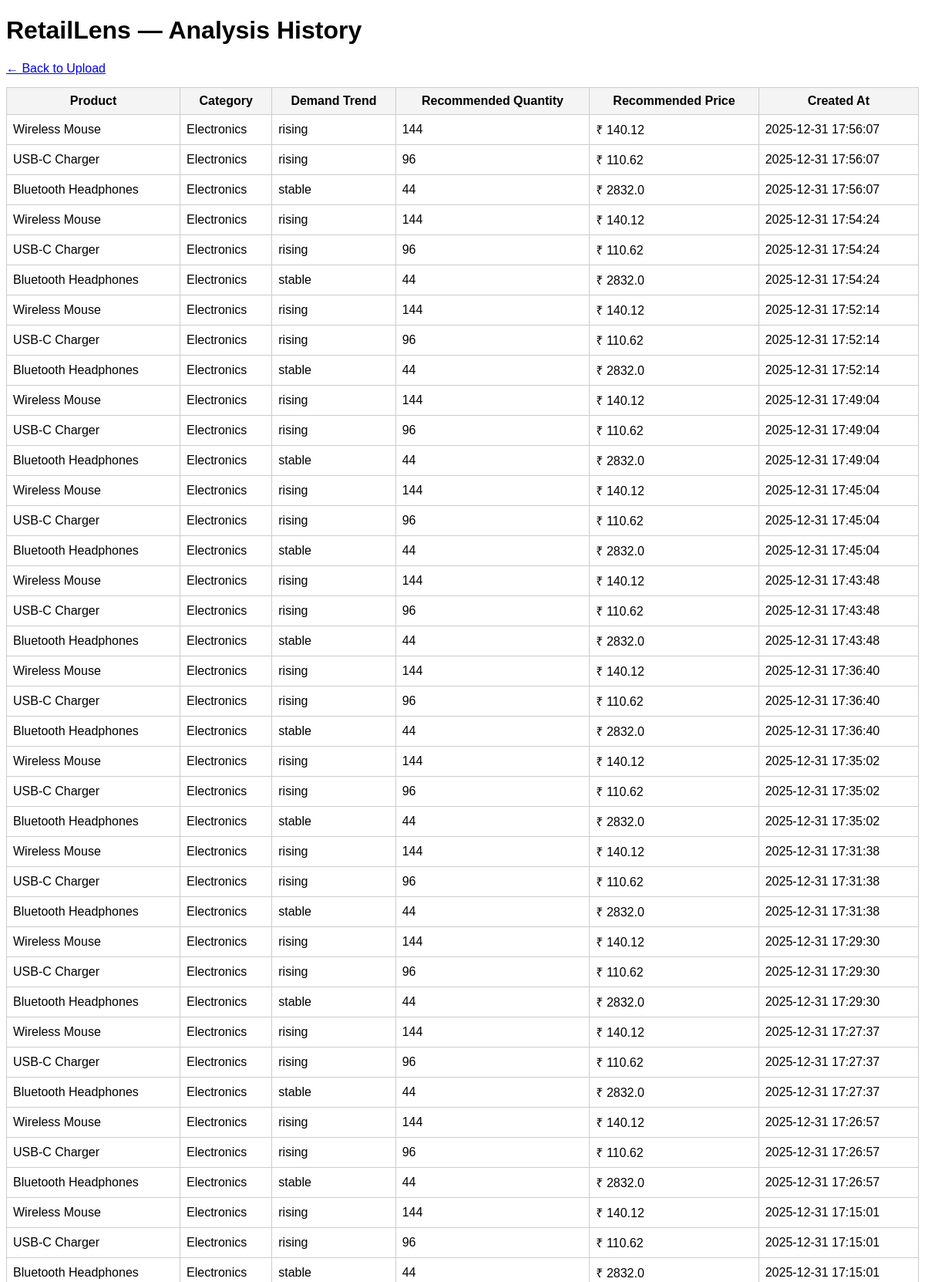
The app's page /history (upper part) with its own data.
### tables this page shows
CREATE TABLE analyses (
    id INTEGER PRIMARY KEY AUTOINCREMENT,
    product_name TEXT NOT NULL,
    category TEXT,
    demand_trend TEXT,
    recommended_quantity INTEGER,
    recommended_price REAL,
    explanation TEXT,
    created_at TIMESTAMP DEFAULT CURRENT_TIMESTAMP
);

### app.py (the view)
@app.route("/history")
def history():
    conn = get_db_connection()
    cursor = conn.cursor()
    cursor.execute("""
        SELECT
            product_name,
            category,
            demand_trend,
            recommended_quantity,
            recommended_price,
            created_at
        FROM analyses
        ORDER BY created_at DESC
    """)
    rows = cursor.fetchall()
    conn.close()
    return render_template("history.html", rows=rows)

### app.py (called while the page is built)
def get_db_connection():
    conn = sqlite3.connect(DB_NAME)
    conn.row_factory = sqlite3.Row
    return conn

### templates/history.html (shortened to what this page needs)
<!DOCTYPE html>
<html>
<head>
</head>
<body>
<h1>RetailLens — Analysis History</h1>
<a href="/">← Back to Upload</a>
{% if rows %}
<table>
    <tr>
        <th>Product</th>
        <th>Category</th>
        <th>Demand Trend</th>
        <th>Recommended Quantity</th>
        <th>Recommended Price</th>
        <th>Created At</th>
    </tr>
    {% for row in rows %}
    <tr>
        <td>{{ row["product_name"] }}</td>
        <td>{{ row["category"] }}</td>
        <td>{{ row["demand_trend"] }}</td>
        <td>{{ row["recommended_quantity"] }}</td>
        <td>₹ {{ row["recommended_price"] }}</td>
        <td>{{ row["created_at"] }}</td>
    </tr>
    {% endfor %}
</table>
{% else %}
<p>No analysis history found.</p>
{% endif %}
</body>
</html>

### templates/history.html (style rules this page uses)
body { font-family: Arial, sans-serif; }
table { border-collapse: collapse; width: 100%; margin-top: 15px; }
th, td { border: 1px solid #ccc; padding: 8px; }
th { background-color: #f4f4f4; }

### records on screen
analyses: product_name "Wireless Mouse", category "Electronics", demand_trend "rising", recommended_quantity "144", recommended_price "140.12", created_at "2025-12-31 17:56:07"
analyses: product_name "USB-C Charger", category "Electronics", demand_trend "rising", recommended_quantity "96", recommended_price "110.62", created_at "2025-12-31 17:56:07"
analyses: product_name "Bluetooth Headphones", category "Electronics", demand_trend "stable", recommended_quantity "44", recommended_price "2832.0", created_at "2025-12-31 17:56:07"
analyses: product_name "Wireless Mouse", category "Electronics", demand_trend "rising", recommended_quantity "144", recommended_price "140.12", created_at "2025-12-31 17:54:24"
analyses: product_name "USB-C Charger", category "Electronics", demand_trend "rising", recommended_quantity "96", recommended_price "110.62", created_at "2025-12-31 17:54:24"
analyses: product_name "Bluetooth Headphones", category "Electronics", demand_trend "stable", recommended_quantity "44", recommended_price "2832.0", created_at "2025-12-31 17:54:24"
analyses: product_name "Wireless Mouse", category "Electronics", demand_trend "rising", recommended_quantity "144", recommended_price "140.12", created_at "2025-12-31 17:52:14"
analyses: product_name "USB-C Charger", category "Electronics", demand_trend "rising", recommended_quantity "96", recommended_price "110.62", created_at "2025-12-31 17:52:14"
analyses: product_name "Bluetooth Headphones", category "Electronics", demand_trend "stable", recommended_quantity "44", recommended_price "2832.0", created_at "2025-12-31 17:52:14"
analyses: product_name "Wireless Mouse", category "Electronics", demand_trend "rising", recommended_quantity "144", recommended_price "140.12", created_at "2025-12-31 17:49:04"
analyses: product_name "USB-C Charger", category "Electronics", demand_trend "rising", recommended_quantity "96", recommended_price "110.62", created_at "2025-12-31 17:49:04"
analyses: product_name "Bluetooth Headphones", category "Electronics", demand_trend "stable", recommended_quantity "44", recommended_price "2832.0", created_at "2025-12-31 17:49:04"
analyses: product_name "Wireless Mouse", category "Electronics", demand_trend "rising", recommended_quantity "144", recommended_price "140.12", created_at "2025-12-31 17:45:04"
analyses: product_name "USB-C Charger", category "Electronics", demand_trend "rising", recommended_quantity "96", recommended_price "110.62", created_at "2025-12-31 17:45:04"
analyses: product_name "Bluetooth Headphones", category "Electronics", demand_trend "stable", recommended_quantity "44", recommended_price "2832.0", created_at "2025-12-31 17:45:04"
analyses: product_name "Wireless Mouse", category "Electronics", demand_trend "rising", recommended_quantity "144", recommended_price "140.12", created_at "2025-12-31 17:43:48"
analyses: product_name "USB-C Charger", category "Electronics", demand_trend "rising", recommended_quantity "96", recommended_price "110.62", created_at "2025-12-31 17:43:48"
analyses: product_name "Bluetooth Headphones", category "Electronics", demand_trend "stable", recommended_quantity "44", recommended_price "2832.0", created_at "2025-12-31 17:43:48"
analyses: product_name "Wireless Mouse", category "Electronics", demand_trend "rising", recommended_quantity "144", recommended_price "140.12", created_at "2025-12-31 17:36:40"
analyses: product_name "USB-C Charger", category "Electronics", demand_trend "rising", recommended_quantity "96", recommended_price "110.62", created_at "2025-12-31 17:36:40"
analyses: product_name "Bluetooth Headphones", category "Electronics", demand_trend "stable", recommended_quantity "44", recommended_price "2832.0", created_at "2025-12-31 17:36:40"
analyses: product_name "Wireless Mouse", category "Electronics", demand_trend "rising", recommended_quantity "144", recommended_price "140.12", created_at "2025-12-31 17:35:02"
analyses: product_name "USB-C Charger", category "Electronics", demand_trend "rising", recommended_quantity "96", recommended_price "110.62", created_at "2025-12-31 17:35:02"
analyses: product_name "Bluetooth Headphones", category "Electronics", demand_trend "stable", recommended_quantity "44", recommended_price "2832.0", created_at "2025-12-31 17:35:02"
analyses: product_name "Wireless Mouse", category "Electronics", demand_trend "rising", recommended_quantity "144", recommended_price "140.12", created_at "2025-12-31 17:31:38"
analyses: product_name "USB-C Charger", category "Electronics", demand_trend "rising", recommended_quantity "96", recommended_price "110.62", created_at "2025-12-31 17:31:38"
analyses: product_name "Bluetooth Headphones", category "Electronics", demand_trend "stable", recommended_quantity "44", recommended_price "2832.0", created_at "2025-12-31 17:31:38"
analyses: product_name "Wireless Mouse", category "Electronics", demand_trend "rising", recommended_quantity "144", recommended_price "140.12", created_at "2025-12-31 17:29:30"
analyses: product_name "USB-C Charger", category "Electronics", demand_trend "rising", recommended_quantity "96", recommended_price "110.62", created_at "2025-12-31 17:29:30"
analyses: product_name "Bluetooth Headphones", category "Electronics", demand_trend "stable", recommended_quantity "44", recommended_price "2832.0", created_at "2025-12-31 17:29:30"
analyses: product_name "Wireless Mouse", category "Electronics", demand_trend "rising", recommended_quantity "144", recommended_price "140.12", created_at "2025-12-31 17:27:37"
analyses: product_name "USB-C Charger", category "Electronics", demand_trend "rising", recommended_quantity "96", recommended_price "110.62", created_at "2025-12-31 17:27:37"
analyses: product_name "Bluetooth Headphones", category "Electronics", demand_trend "stable", recommended_quantity "44", recommended_price "2832.0", created_at "2025-12-31 17:27:37"
analyses: product_name "Wireless Mouse", category "Electronics", demand_trend "rising", recommended_quantity "144", recommended_price "140.12", created_at "2025-12-31 17:26:57"
analyses: product_name "USB-C Charger", category "Electronics", demand_trend "rising", recommended_quantity "96", recommended_price "110.62", created_at "2025-12-31 17:26:57"
analyses: product_name "Bluetooth Headphones", category "Electronics", demand_trend "stable", recommended_quantity "44", recommended_price "2832.0", created_at "2025-12-31 17:26:57"
analyses: product_name "Wireless Mouse", category "Electronics", demand_trend "rising", recommended_quantity "144", recommended_price "140.12", created_at "2025-12-31 17:15:01"
analyses: product_name "USB-C Charger", category "Electronics", demand_trend "rising", recommended_quantity "96", recommended_price "110.62", created_at "2025-12-31 17:15:01"
analyses: product_name "Bluetooth Headphones", category "Electronics", demand_trend "stable", recommended_quantity "44", recommended_price "2832.0", created_at "2025-12-31 17:15:01"
